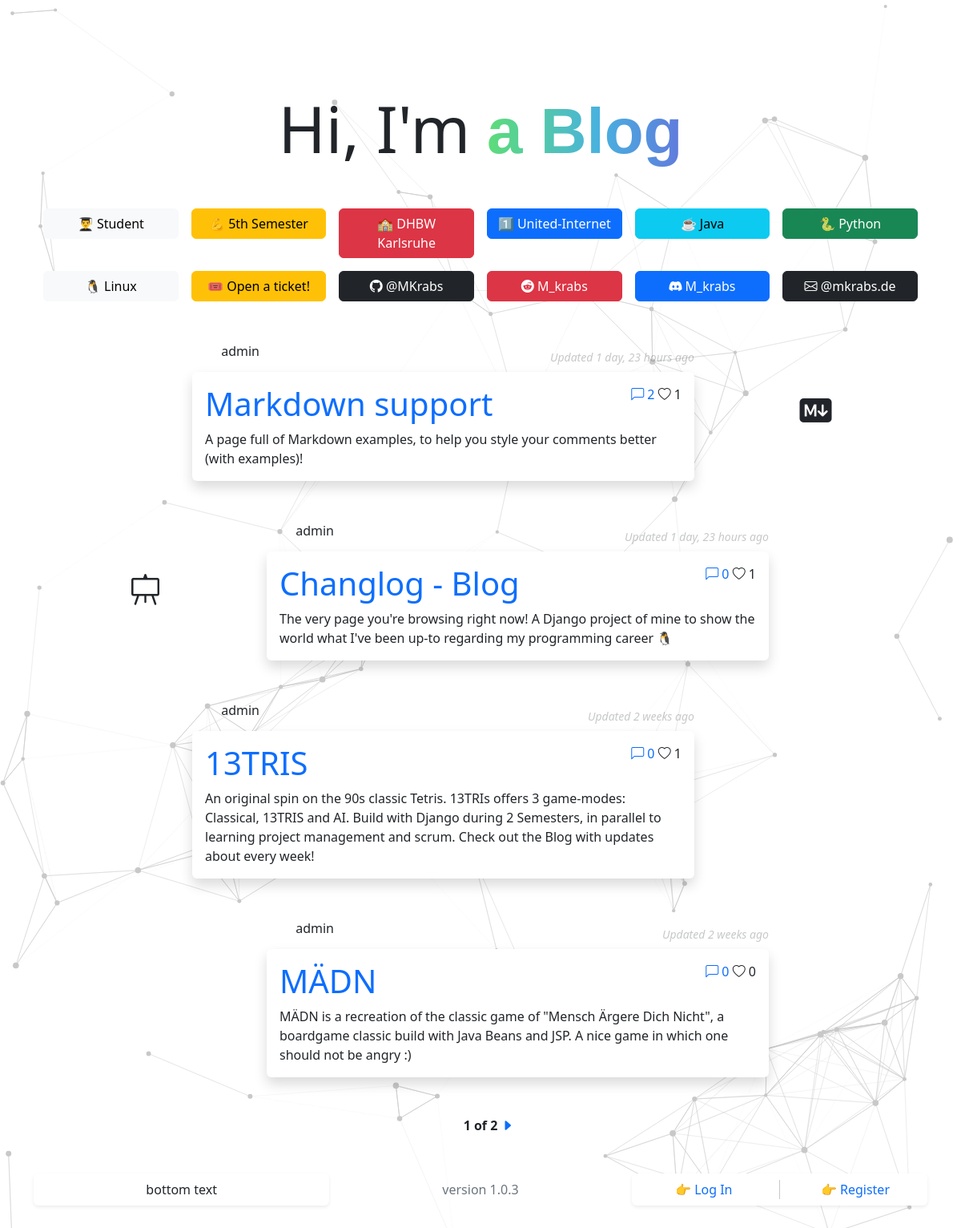
The page / on the database its author committed.
### blog/models.py (models this page shows)
class Tag(models.Model):
    colour_choices = (
        ("primary", "primary"),
        ("secondary", "secondary"),
        ("success", "success"),
        ("danger", "danger"),
        ("warning", "warning"),
        ("info", "info"),
        ("light", "light"),
        ("dark", "dark"),
    )
    name = models.CharField(
        max_length=50
    )
    color = models.CharField(
        max_length=10,
        choices=colour_choices,
        default="dark"
    )
    icon = models.CharField(
        max_length=20,
        null=True
    )
    icon_colour = models.CharField(
        max_length=6,
        default="000000"
    )
    link = models.CharField(
        max_length=200,
        null=True,
        blank=True
    )

class Post(models.Model):
    image_choice = (
        ('iFrame', 'iFrame'),
        ('image', 'image'),
        ('bi-icon', 'bi-icon'),
    )
    author = models.ForeignKey(User, on_delete=models.SET_DEFAULT, default=None, null=True)
    title = models.CharField(max_length=200)
    image_type = models.CharField(max_length=20, choices=image_choice, default='bi-icon')
    image = models.CharField(max_length=500, default='bi-robot')
    short = models.CharField(max_length=255)
    body = models.TextField(max_length=20000)
    date = models.DateTimeField(auto_now=True)

### blog/views.py (the view)
# urls.py: path('', views.index, name='home'),
def index(request, page=1):
    tags = Tag.objects.all()
    latest_posts = Post.objects.order_by('-date')
    for p in latest_posts:
        p.comments = Comment.objects.filter(post_id=p.id).count()
        p.likes = Like.objects.filter(post_id=p.id).count()
        p.liked = True if Like.objects.filter(post_id=p.id, author=request.user.id) else False
    p = Paginator(latest_posts, 4)
    try:
        page_obj = p.get_page(page)
    except EmptyPage:
        page_obj = p.page(p.num_pages)
    context = {
        'page': {
            'current': page_obj.number,
            'has_next': page_obj.has_next(),
            'has_previous': page_obj.has_previous(),
            'total': p.num_pages,
        },
        'latest_posts': page_obj.object_list,
        'tags': tags,
    }
    return render(request, 'blog/index.html', context)

### templates/blog/index.html (shortened to what this page needs)
{% extends 'blog/base.html' %}
{% block header_info %}
    Hi, I'm <span class="wavy">a Blog</span>
{% endblock %}
{% block main_body %}
    {% if tags %}
        <div class="container-fluid text-center">
            <div class="row row-cols-2 row-cols-md-3 row-cols-xl-6 row-cols-lg-4 g-1 g-md-3">
                {% for tag in tags %}
                    <div class="col">
                        <a target="_blank" rel="noopener noreferrer" href="{{ tag.link | default_if_none:'' }}"
                           class="text-decoration-none overflow-hidden">
                            <div class="btn btn-{{ tag.color }} w-100">
                                <i class="bi bi-{{ tag.icon }}"></i>
                                {{ tag.name }}
                            </div>
                        </a>
                    </div>
                {% endfor %}
            </div>
        </div>
    {% endif %}
    <div class="container">
        {% if latest_posts %}
            {% for post in latest_posts %}
                <div class="row justify-content-{% if forloop.counter|divisibleby:2 %}start{% else %}end{% endif %} my-5">
                    {% if forloop.counter|divisibleby:2 %}
                        <div class="col-4 col-lg-3 rounded d-flex align-items-center">
                            {% if post.image_type == 'iFrame' %}
                                <iframe src='{{ post.image }}'
                                        width='100%'
                                        height='100%'></iframe>
                            {% elif post.image_type == 'image' %}
                                <img class="mx-auto d-block img-fluid rounded shadow" src="{{ post.image }}" alt="">
                            {% else %}
                                <span class="mx-auto fs-1 {{ post.image }}"></span>
                            {% endif %}
                        </div>
                    {% endif %}
                    <div class="col-lg-7 col-8">
                        <div class="row mb-2 mt-auto">
                            <div class="col-12 col-sm-auto align-text-bottom position-relative">
                                {% include 'blog/profile_picture.html' with url=post.author.profile.picture.url maxheight='1.5em' %}
                                <span class="text-start my-auto text-center">
                                    {{ post.author.username | default:'<i> Deleted</i>' }}
                                </span>
                            </div>
                            <div class="col-12 col-sm align-self-end text-center text-sm-end pt-2 pt-sm-0">
                                <p class="card-text opacity-25 fst-italic small">
                                    Updated {{ post.date | timesince }} ago
                                </p>
                            </div>
                        </div>
                        <div class="bg-body rounded p-3 shadow position-relative">
                            <div class="row">
                                <div class="col-12 col-sm align-self-start">
                                    <a target="_self" rel="noopener noreferrer" href="{% url 'post' post_id=post.id %}"
                                       class="display-6 text-decoration-none stretched-link">{{ post.title }}</a>
                                </div>
                                <div class="col-auto align-self-end my-3 my-sm-0 mb-sm-auto">
                                    <a href="{% url 'post' post_id=post.id %}#comments"
                                       class="text-decoration-none position-relative stretched-link">
                                        <span class="bi bi-chat-left"></span> {{ post.comments }}
                                    </a>
                                    <span class="bi bi-heart{% if post.liked %}-fill text-danger{% endif %}"></span> {{ post.likes }}
                                </div>
                            </div>
                            <div class="row pt-2">
                                <span>{{ post.short }}</span>
                            </div>
                        </div>
                    </div>
                    {% if not forloop.counter|divisibleby:2 %}
                        <div class="col-4 col-lg-3 rounded d-flex align-items-center">
                            {% if post.image_type == 'iFrame' %}
                                <iframe src='{{ post.image }}'
                                        width='100%'
                                        height='100%'></iframe>
                            {% elif post.image_type == 'image' %}
                                <img class="mx-auto d-block img-fluid rounded shadow" src="{{ post.image }}" alt="">
                            {% else %}
                                <span class="mx-auto fs-1 {{ post.image }}"></span>
                            {% endif %}
                        </div>
                    {% endif %}
                </div>
            {% endfor %}
        {% else %}
            <div class="container text-center p-5">
                <p>There seem to be no posts here 🤔.</p>
            </div>
        {% endif %}
    </div>
{% endblock %}
{% block pagination %}
    <div class="text-center fw-semibold">
        <span>{{ page.current }} of {{ page.total }}</span>
        <a href="{% url 'home' %}{{ page.current|add:"1" }}" class="{% if not page.has_next %}invisible{% endif %}">
            <span class="bi-caret-right-fill"></span>
        </a>
    </div>
{% endblock %}

### templates/blog/profile_picture.html
<img src="{{ url | default:'/media/profile_pictures/anonymous.jpg' }}"
     class="img-fluid rounded-circle p-3"
     style="max-height: {{ maxheight }}"
     alt="profilePicture">

### static/css/main.css (style rules this page uses)
.wavy { font-family: 'Helvetica', monospace; top: 50%; left: 50%; transform: translate(-50%, -50%); color: rgba(255, 255, 255, .1); background: linear-gradient(to right, rgb(76, 217, 105), rgb(52, 170, 220), rgb(88, 86, 217), rgb(255, 45, 83), rgb(255, 45, 83), rgb(88, 86, 217), rgb(52, 170, 220), rgb(76, 217, 105)); background-size: 400%; -webkit-background-clip: text; font-weight: 700; text-align: left; animation: sTransition 60s linear infinite; }

### rows shown on the page
Tag: name "👨‍🎓 Student"
Tag: name "💪 5th Semester"
Tag: name "🏫 DHBW Karlsruhe"
Tag: name "1️⃣ United-Internet"
Tag: name "☕ Java"
Tag: name "🐍 Python"
Tag: name "🐧 Linux"
Tag: name "🎟 Open a ticket!"
Tag: name "@MKrabs"
Tag: name "M_krabs"
Tag: name "M_krabs"
Tag: name "@mkrabs.de"
Post: author.username "admin", date "1 day, 23 hours", title "Markdown support", comments "2", likes "1", short "A page full of Markdown examples, to help you style your comments better (with examples)!"
Post: author.username "admin", date "1 day, 23 hours", title "Changlog - Blog", comments "0", likes "1", short "The very page you're browsing right now! A Django project of mine to show the world what I've been up-to regarding my programming career 🐧"
Post: author.username "admin", date "2 weeks", title "13TRIS", comments "0", likes "1", short "An original spin on the 90s classic Tetris. 13TRIs offers 3 game-modes: Classical, 13TRIS and AI. Build with Django during 2 Semesters, in parallel to learning project management and scrum. Check out the Blog with updates about every week!"
Post: author.username "admin", date "2 weeks", title "MÄDN", comments "0", likes "0", short "MÄDN is a recreation of the classic game of \"Mensch Ärgere Dich Nicht\", a boardgame classic build with Java Beans and JSP. A nice game in which one should not be angry :)"

### other values the page prints
{{ page.current }} "1"
{{ page.total }} "2"
